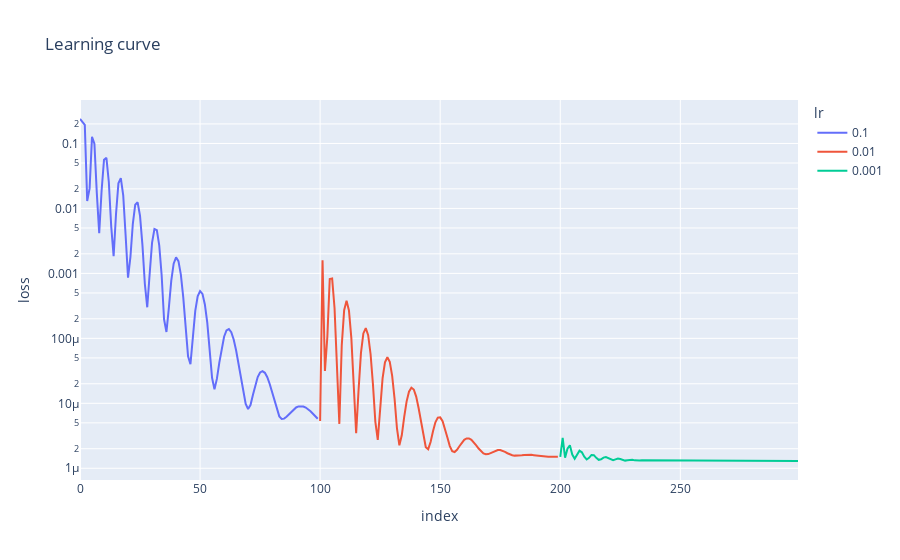

Notebook source saved alongside this figure:
### Code cell
phase = torch.tensor(floor[0], requires_grad=True)
frequency = torch.tensor(rough_frequency, requires_grad=True)

t2 = phase + 1 / frequency * (di.long().cumsum(0).float() - 1)
learning_curve = []

for lr in [1e-1, 1e-2, 1e-3]:
    optimizer = torch.optim.Adam([phase, frequency], lr=lr)
    for i in range(100):
        optimizer.zero_grad()
        l = loss(t2)
        l.backward(retain_graph=True)
        optimizer.step()
        t2 = phase + 1 / frequency * (di.long().cumsum(0).float() - 1)
        learning_curve.append((lr, i, l.item()))

px.line(
    pd.DataFrame(learning_curve, columns=["lr", "iteration", "loss"]),
    y="loss",
    log_y=True,
    color="lr",
    title="Learning curve",
)
